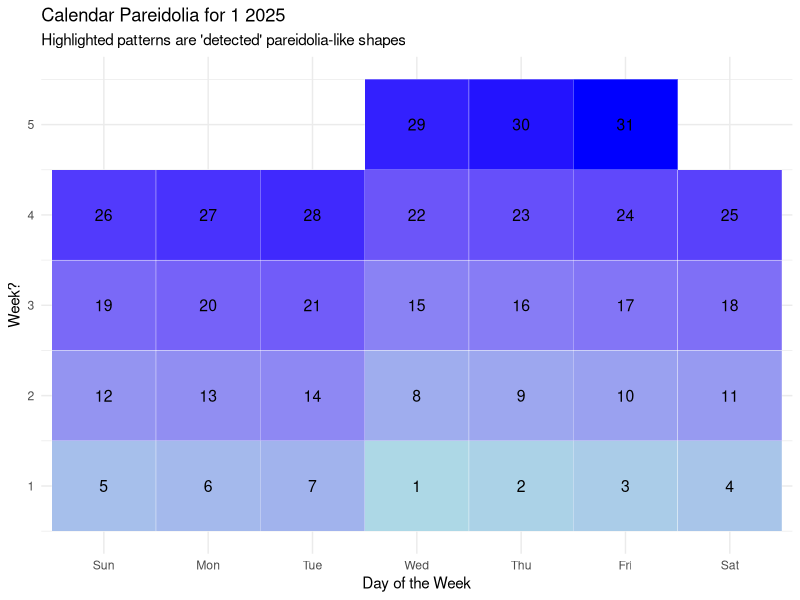
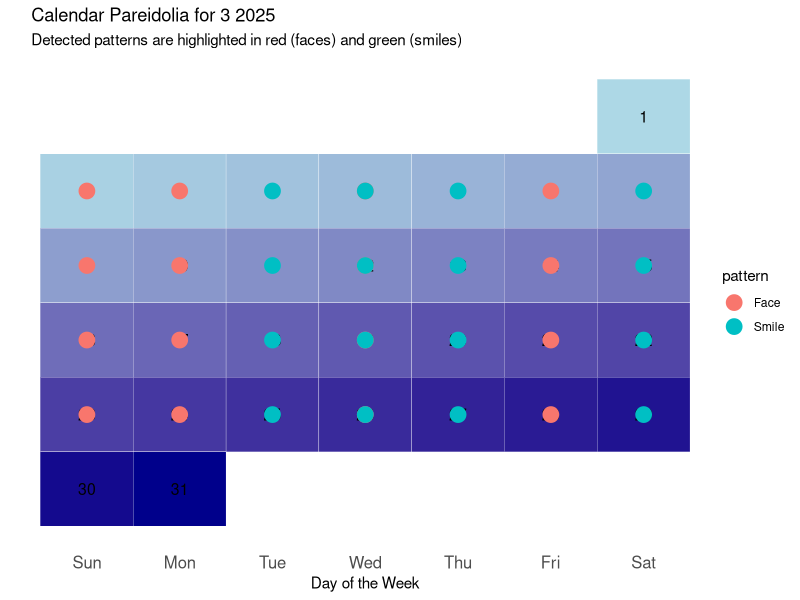
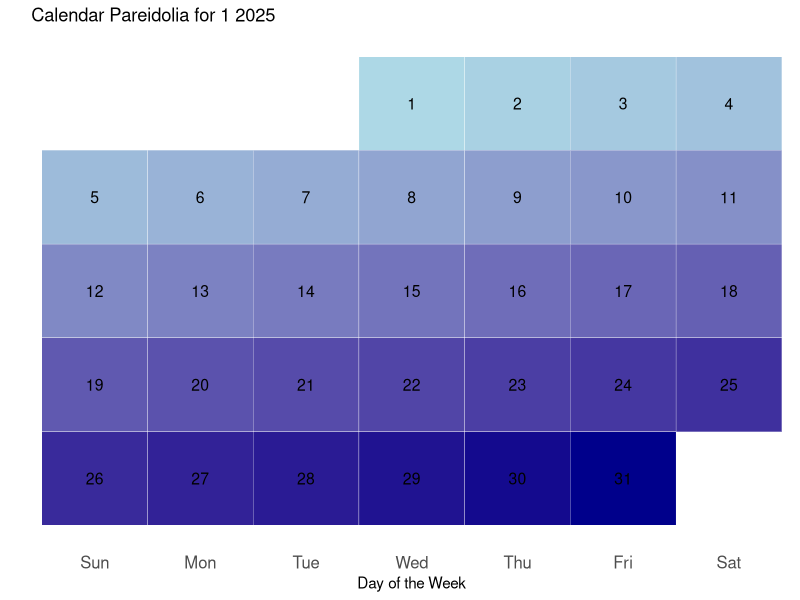

Generate these figures, in order, with R:
#getwd()

library(ggplot2)
library(dplyr)
library(lubridate)


##########################################
# 
# Function t0 generate calendar pareidolia
#
# Series:
# Little Useless-useful R functions #65
# Created: January 03, 2035
# Author: Tomaz Kastrun
# Blog: tomaztsql.wordpress.com
# V.1.0

# Changelog: 
###########################################


days_in_month <- function(date) {
  return(as.numeric(format(date + months(1) - days(1), "%d")))
}

# 
# year <- 2025
# month <- 2
# as.Date(paste(year, month, "01", sep = "-"))
# as.Date(paste(year, month, days_in_month(as.Date(paste(year, month, "01", sep = "-"))), sep = "-"))
# 
# 
# days <- seq.Date(from = as.Date(paste(year, month, "01", sep = "-")),
#                  to = as.Date(paste(year, month, days_in_month(as.Date(paste(year, month, "01", sep = "-"))), sep = "-")),
#                  by = "day")
# 
# calendar <- data.frame(
#   date = days,
#   day = wday(days, label = TRUE, locale = Sys.getlocale("LC_TIME") ),
#   #week = as.numeric(format(days, "%U")) - min(as.numeric(format(days, "%U"))) + 1
#   week = lubridate::week(days)
# )
# 
# calendar
# lubridate::week("2025-02-28")
# 
# wday(x, label = FALSE, abbr = TRUE, week_start = getOption("lubridate.week.start", 7), locale = Sys.getlocale("LC_TIME"))

calendar_pareidolia <- function(year, month) {

  days <- seq.Date(from = as.Date(paste(year, month, "01", sep = "-")),
                   to = as.Date(paste(year, month, days_in_month(as.Date(paste(year, month, "01", sep = "-"))), sep = "-")),
                   by = "day")
  calendar <- data.frame(
    date = days,
    day = wday(days, label = TRUE),
    week = as.numeric(format(days, "%U")) - min(as.numeric(format(days, "%U"))) + 1,
    week_graph = lubridate::week(days)
  )
  head(calendar,3)
  
  # Define quazi-patterns (example: "eyes and mouth" for faces)
  patterns <- list(
    face = c("Sun", "Mon", "Wed", "Fri", "Sun"),
    smile = c("Tue", "Wed", "Thu", "Sat"),
    vertical_line = c("Mon", "Tue", "Wed", "Thu", "Fri")
  )
  
  # "detect" quazi- patterns
  detected_patterns <- lapply(patterns, function(pat) {
    calendar %>%
      group_by(week) %>%
      filter(day %in% pat) %>%
      summarise(
        match = ifelse(all(pat %in% day), TRUE, FALSE),
        pattern = paste(pat, collapse = ", ")
      ) %>%
      filter(match == TRUE)
  })
  
  detected_patterns <- bind_rows(detected_patterns, .id = "pattern_name")
  View(detected_patterns)
  
  ## Draw calendar
  ggplot(calendar, aes(x = day, y = week_graph)) +
    geom_tile(aes(fill = date), color = "white", show.legend = FALSE) +
    scale_fill_gradient(low = "lightblue", high = "blue") +
    geom_text(aes(label = day(date)), size = 4, color = "black") +
    geom_point(
      data = calendar %>% filter(date %in% detected_patterns$date),
      aes(x = day, y = week),
      color = "red", size = 4
    ) +
    theme_minimal() +
    labs(
      title = paste("Calendar Pareidolia for", month, year),
      subtitle = "Highlighted patterns are 'detected' pareidolia-like shapes",
      x = "Day of the Week",
      y = "Week?"
    )
}

# helper?
days_in_month <- function(date) {
  return(as.numeric(format(date + months(1) - days(1), "%d")))
}

# Run the function for February 2025
calendar_pareidolia(2025, 1) 



### work in progress with dots:

library(ggplot2)
library(dplyr)
library(lubridate)


year <- 2025
month <- 3

days_in_month <- function(date) {
  as.numeric(format(date + months(1) - days(1), "%d"))
}


start_date <- as.Date(paste(year, month, "01", sep = "-"))
end_date <- as.Date(paste(year, month, days_in_month(start_date), sep = "-"))
days <- seq.Date(from = start_date, to = end_date, by = "day")

calendar <- data.frame(
  date = days,
  day = wday(days, label = TRUE, abbr = TRUE), # Day of the week (e.g., "Su", "Mo")
  week = as.numeric(format(days, "%U")) - as.numeric(format(start_date, "%U")) + 1, 
  day_num = day(days) 
)

head(calendar,3)  


face_patterns <- calendar %>%
  filter(day %in% c("Sun", "Mon", "Wed", "Fri")) %>%
  group_by(week) %>%
  summarise(
    face_detected = all(c("Sun", "Mon", "Wed", "Fri") %in% day),
    .groups = "drop"
  ) %>%
  filter(face_detected) %>%
  inner_join(calendar, by = "week") %>%
  filter(day %in% c("Sun", "Mon", "Wed", "Fri")) %>%
  mutate(pattern = "Face")

face_patterns

# Detect "Smile" patterns
smile_patterns <- calendar %>%
  filter(day %in% c("Tue", "Wed", "Thu", "Sat")) %>%
  group_by(week) %>%
  summarise(
    smile_detected = all(c("Tue", "Wed", "Thu", "Sat") %in% day),
    .groups = "drop"
  ) %>%
  filter(smile_detected) %>%
  inner_join(calendar, by = "week") %>%
  filter(day %in% c("Tue", "Wed", "Thu", "Sat")) %>%
  mutate(pattern = "Smile")

smile_patterns  



detected_patterns <- bind_rows(face_patterns, smile_patterns)
#  View(detected_patterns)

# Ensure the detected patterns have distinct colors
ggplot(calendar, aes(x = day, y = -week)) +
  geom_tile(aes(fill = date), color = "white", show.legend = FALSE) +
  scale_fill_gradient(low = "lightblue", high = "darkblue") +
  geom_text(aes(label = day_num), size = 4, color = "black") +
  
  # Highlight detected patterns
  geom_point(
    data = detected_patterns,
    aes(x = day, y = -week, color = pattern),
    size = 5
  ) +
  theme_minimal() +
  theme(
    axis.text.x = element_text(size = 12),
    axis.text.y = element_blank(),
    panel.grid = element_blank()
  ) +
  labs(
    title = paste("Calendar Pareidolia for", month, year),
    subtitle = "Detected patterns are highlighted in red (faces) and green (smiles)",
    x = "Day of the Week",
    y = ""
  )


## Just a calendar:


calendar_pareidolia <- function(year, month) {
  
  start_date <- as.Date(paste(year, month, "01", sep = "-"))
  end_date <- as.Date(paste(year, month, days_in_month(start_date), sep = "-"))
  days <- seq.Date(from = start_date, to = end_date, by = "day")
  
  
  calendar <- data.frame(
    date = days,
    day = wday(days, label = TRUE, abbr = TRUE), # Day of the week (e.g., "Mo", "Tu")
    week = as.numeric(format(days, "%U")) - as.numeric(format(start_date, "%U")) + 1,
    day_num = day(days)
  )
  
  # Define patterns (e.g., "eyes and mouth" for faces)
  patterns <- list(
    face = c("Su", "Mo", "We", "Fr", "Su"), # E.g: eyes (Su/Mo), nose (We), mouth (Fr)
    smile = c("Tu", "We", "Th"),            # Smile
    line = c("Mo", "Tu", "We", "Th", "Fr")  # Vertical line 
  )
  
  
  detected_patterns <- lapply(names(patterns), function(pattern_name) {
    pat <- patterns[[pattern_name]]
    calendar %>%
      group_by(week) %>%
      filter(day %in% pat) %>%
      mutate(pattern_name = pattern_name) %>%
      filter(n_distinct(day) == length(pat)) 
  }) %>%
    bind_rows() # ???
  
  detected_patterns <- detected_patterns %>% distinct()
  
  ggplot(calendar, aes(x = day, y = -week)) +
    geom_tile(aes(fill = date), color = "white", show.legend = FALSE) +
    scale_fill_gradient(low = "lightblue", high = "darkblue") +
    geom_text(aes(label = day_num), size = 4, color = "black") +
    
    geom_point( data = detected_patterns, aes(x = day, y = -week, color = pattern_name), size = 5 ) +
    scale_color_manual(
      values = c("face" = "red", "smile" = "green", "line" = "orange"),
      name = "Pattern"
    ) +
    theme_minimal() +
    theme(
      axis.text.x = element_text(size = 12),
      axis.text.y = element_blank(),
      panel.grid = element_blank()
    ) +
    labs(
      title = paste("Calendar Pareidolia for", month, year),
      x = "Day of the Week",
      y = ""
    )
}


days_in_month <- function(date) {
  as.numeric(format(date + months(1) - days(1), "%d"))
}

# Example
calendar_pareidolia(2025, 1)
